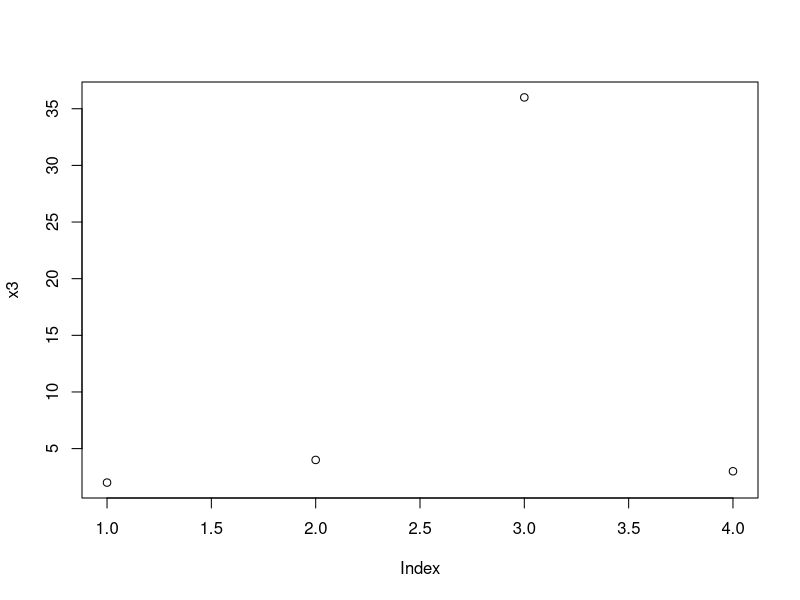
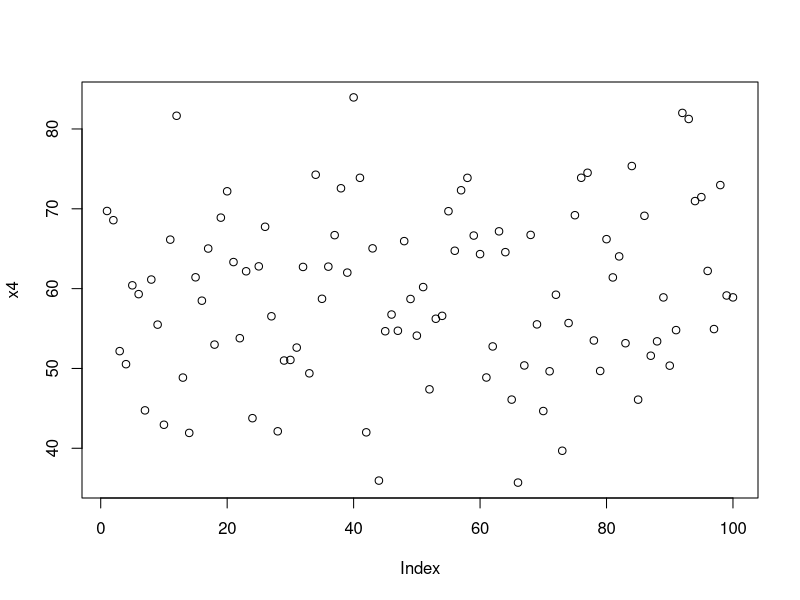
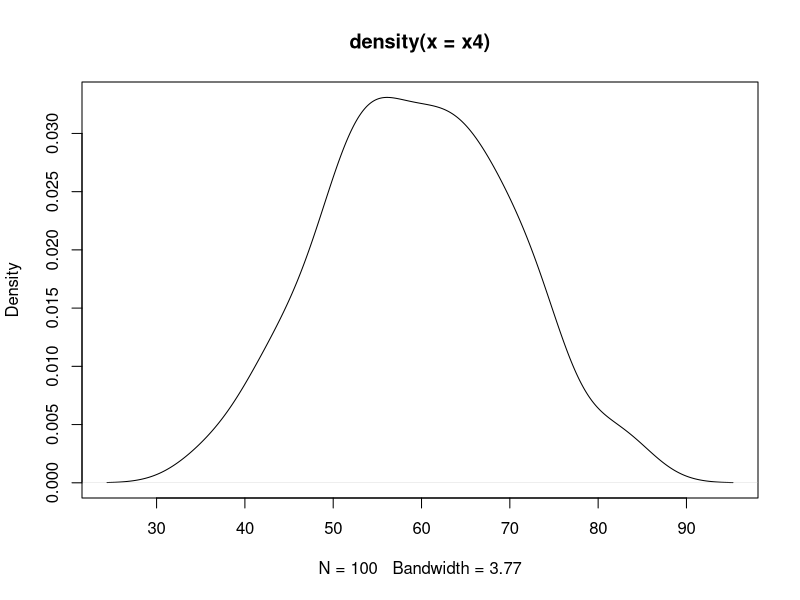
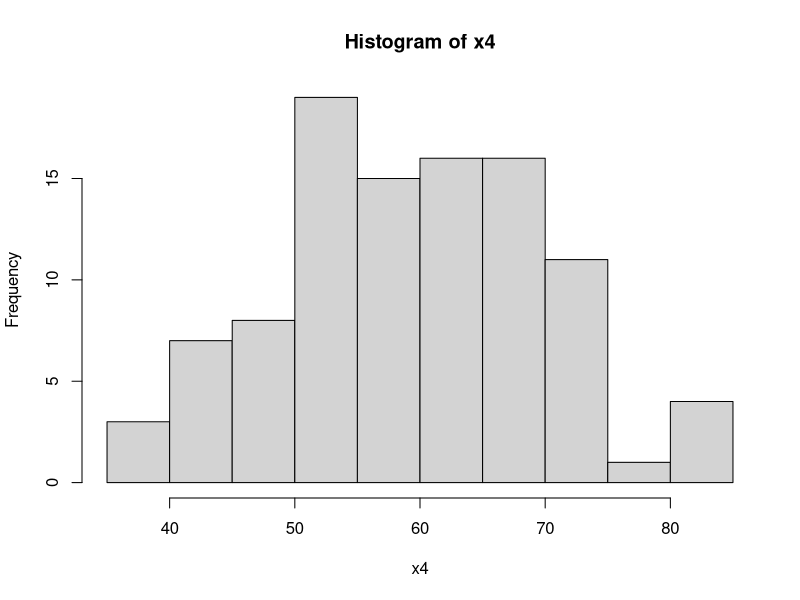
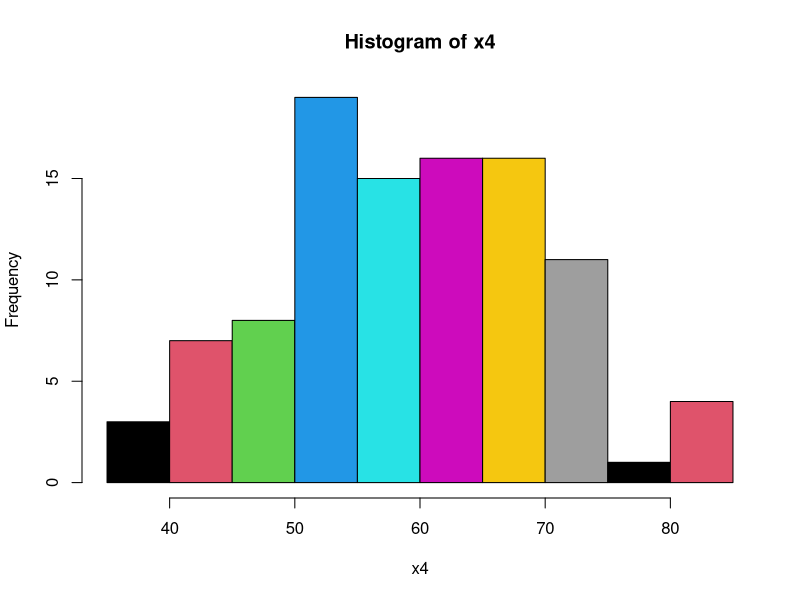
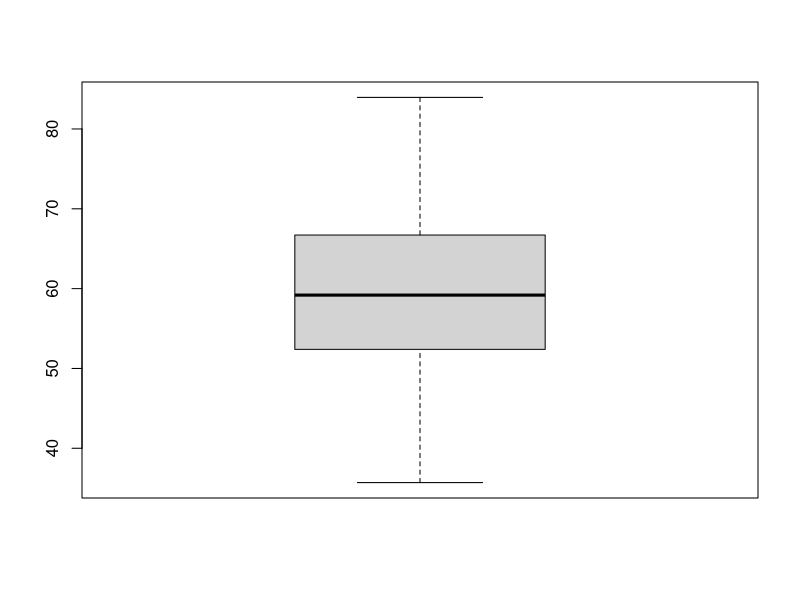
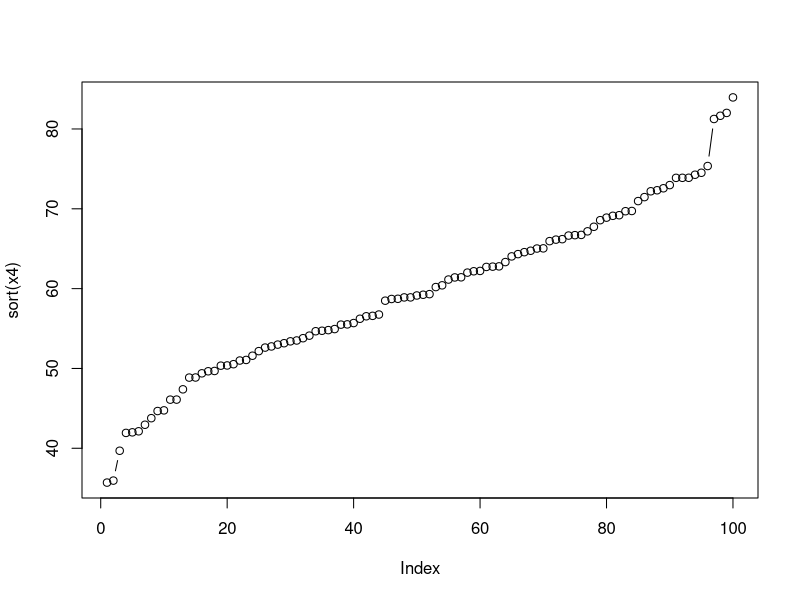
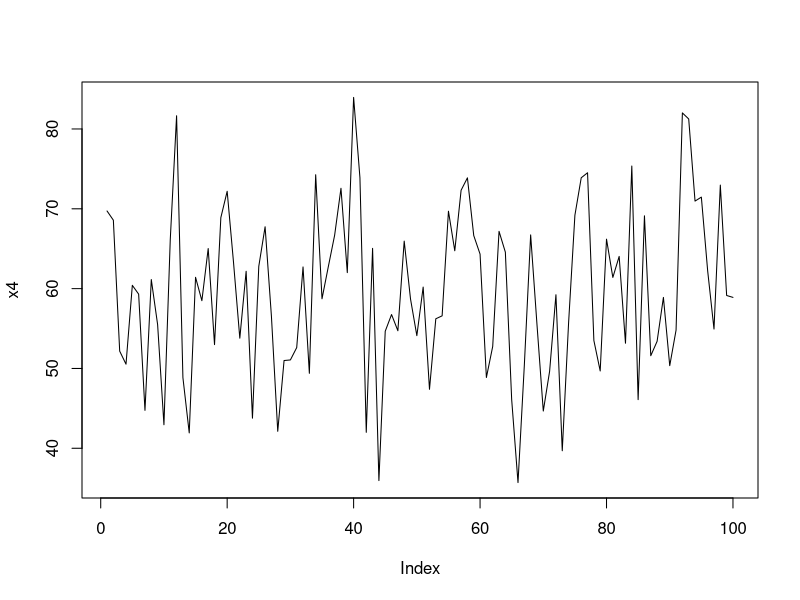

These charts were generated, in order, by the following R code: (Note: this script raises an error after producing the figures.)
#IIMLN
#day1

mtcars
?mtcars   #help on mtcars
class(mtcars)
x= 1:5
class(x)
x
y=c(1, 3.5,5)
y
class(y)
class(as.integer(y))
as.integer(y)
z=c(1L, 3L, 5L)
z
class(z)
str(mtcars)
?str
summary(mtcars)

#vectors----
x = 1:5
x
x1 = c(1,2,3,4,5)
x1
(x3 = c(2,4,36,3))
x3
print(x3)
x3
x3[2]
plot(x3)
(x4 = rnorm(n=100, mean=60, sd=10))
plot(x4)
plot(density(x4))
hist(x4)
hist(x4, breaks=10, col=1:10)
range(x4)
min(x4); max(x4)
mean(x4) ; median(x4)
boxplot(x4)
sort(x4)
sort(x4, decreasing = TRUE)
plot(sort(x4), type='b') #line and point
plot(x4, type='l')
x4[x4>65]
mean(x4[x4 > 65])  #mean of values more than 65
x4
x4[1:10]
x4[91:100]
x4[-c(1:10)]
x4[x4 > 65]
length(x4[x4 > 65])
sum(x4 > 65)
rev(x4)
sum(x4[x4 > 65])
x4[x4 > 60 & x4 < 70]
sum(x4)
#
#matrices----
(data = c(10,30,40,44,22,55))
(m1 = matrix(data = data, nrow=2))
(m2 = matrix(data = data, nrow=2, byrow=T))
rownames(m1) = c('R1','R2')
m1
colnames(m1) = c('C1','C2','C3')
m1
m1[1,]
m1['R1', ]
m1[,3]
m1
m1[,2:3]
m1[, c('C1','C3')]
colSums(m1)
rowSums(m1)
colMeans(m1)
rowMeans(m1)
apply(m1, 1, FUN=min)
m1
apply(m1[, 'C2', drop=F], 2, FUN=max)

#dataframe----
(rollno = paste('IIMLN', 1:13, sep='-'))
(name = paste('Student',1:13, sep=' & '))
(age = round(runif(13, min=24, max=32),2))
(marks = trunc(rnorm(13, mean=60, sd=10)))
set.seed(34)
(gender =  sample(c('M','F'), size=13, replace=T, prob=c(.7, .3)))
table(gender)
prop.table(table(gender))
(x=c(-14.35, 14.35, -14.55, 15.35))
floor(x) ;  ceiling(x) ; trunc(x)
set.seed(55)
(grade =  sample(c('Ex','Good','Sat'), size=13, replace=T, prob=c(.6, .3,.1)))
table(grade)
prop.table(table(grade))
sapply(list(rollno, name, age, marks, gender, grade), length)
(students = data.frame(rollno, name, age, marks, gender, grade))

write.csv(students,'data/students.csv' , row.names = F )

df1 = read.csv('data/students.csv')
df1
